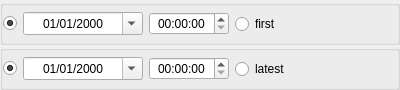
<?xml version="1.0" encoding="UTF-8"?>
<ui version="4.0">
 <class>widget</class>
 <widget class="QWidget" name="widget">
  <property name="geometry">
   <rect>
    <x>0</x>
    <y>0</y>
    <width>400</width>
    <height>90</height>
   </rect>
  </property>
  <property name="windowTitle">
   <string notr="true"/>
  </property>
  <property name="locale">
   <locale language="English" country="UnitedStates"/>
  </property>
  <layout class="QVBoxLayout" name="verticalLayout">
   <property name="spacing">
    <number>0</number>
   </property>
   <property name="leftMargin">
    <number>0</number>
   </property>
   <property name="topMargin">
    <number>0</number>
   </property>
   <property name="rightMargin">
    <number>0</number>
   </property>
   <property name="bottomMargin">
    <number>0</number>
   </property>
   <item>
    <widget class="QGroupBox" name="groupBox">
     <layout class="QHBoxLayout" name="horizontalLayout">
      <property name="leftMargin">
       <number>0</number>
      </property>
      <property name="topMargin">
       <number>0</number>
      </property>
      <property name="rightMargin">
       <number>0</number>
      </property>
      <property name="bottomMargin">
       <number>0</number>
      </property>
      <item>
       <widget class="QRadioButton" name="rbCustomBegin">
        <property name="layoutDirection">
         <enum>Qt::RightToLeft</enum>
        </property>
        <property name="text">
         <string notr="true"/>
        </property>
        <property name="checked">
         <bool>true</bool>
        </property>
       </widget>
      </item>
      <item>
       <widget class="QDateEdit" name="dateEditBegin">
        <property name="sizePolicy">
         <sizepolicy hsizetype="Minimum" vsizetype="Fixed">
          <horstretch>0</horstretch>
          <verstretch>0</verstretch>
         </sizepolicy>
        </property>
        <property name="minimumSize">
         <size>
          <width>120</width>
          <height>0</height>
         </size>
        </property>
        <property name="alignment">
         <set>Qt::AlignCenter</set>
        </property>
        <property name="buttonSymbols">
         <enum>QAbstractSpinBox::NoButtons</enum>
        </property>
        <property name="displayFormat">
         <string>dd/MM/yyyy</string>
        </property>
        <property name="calendarPopup">
         <bool>true</bool>
        </property>
       </widget>
      </item>
      <item>
       <widget class="QTimeEdit" name="timeEditBegin">
        <property name="sizePolicy">
         <sizepolicy hsizetype="Minimum" vsizetype="Fixed">
          <horstretch>0</horstretch>
          <verstretch>0</verstretch>
         </sizepolicy>
        </property>
        <property name="minimumSize">
         <size>
          <width>80</width>
          <height>0</height>
         </size>
        </property>
        <property name="alignment">
         <set>Qt::AlignCenter</set>
        </property>
       </widget>
      </item>
      <item>
       <widget class="QRadioButton" name="rbFirstBegin">
        <property name="text">
         <string notr="true">first</string>
        </property>
       </widget>
      </item>
      <item>
       <spacer name="horizontalSpacerBegin">
        <property name="orientation">
         <enum>Qt::Horizontal</enum>
        </property>
        <property name="sizeHint" stdset="0">
         <size>
          <width>40</width>
          <height>20</height>
         </size>
        </property>
       </spacer>
      </item>
     </layout>
    </widget>
   </item>
   <item>
    <widget class="QGroupBox" name="groupBox">
     <layout class="QHBoxLayout" name="layEnd">
      <property name="spacing">
       <number>6</number>
      </property>
      <property name="leftMargin">
       <number>0</number>
      </property>
      <property name="topMargin">
       <number>0</number>
      </property>
      <property name="rightMargin">
       <number>0</number>
      </property>
      <property name="bottomMargin">
       <number>0</number>
      </property>
      <item>
       <widget class="QRadioButton" name="rbCustomEnd">
        <property name="layoutDirection">
         <enum>Qt::RightToLeft</enum>
        </property>
        <property name="text">
         <string notr="true"/>
        </property>
        <property name="checked">
         <bool>true</bool>
        </property>
       </widget>
      </item>
      <item>
       <widget class="QDateEdit" name="dateEditEnd">
        <property name="sizePolicy">
         <sizepolicy hsizetype="Minimum" vsizetype="Fixed">
          <horstretch>0</horstretch>
          <verstretch>0</verstretch>
         </sizepolicy>
        </property>
        <property name="minimumSize">
         <size>
          <width>120</width>
          <height>0</height>
         </size>
        </property>
        <property name="alignment">
         <set>Qt::AlignCenter</set>
        </property>
        <property name="buttonSymbols">
         <enum>QAbstractSpinBox::NoButtons</enum>
        </property>
        <property name="displayFormat">
         <string>dd/MM/yyyy</string>
        </property>
        <property name="calendarPopup">
         <bool>true</bool>
        </property>
       </widget>
      </item>
      <item>
       <widget class="QTimeEdit" name="timeEditEnd">
        <property name="sizePolicy">
         <sizepolicy hsizetype="Minimum" vsizetype="Fixed">
          <horstretch>0</horstretch>
          <verstretch>0</verstretch>
         </sizepolicy>
        </property>
        <property name="minimumSize">
         <size>
          <width>80</width>
          <height>0</height>
         </size>
        </property>
        <property name="alignment">
         <set>Qt::AlignCenter</set>
        </property>
       </widget>
      </item>
      <item>
       <widget class="QRadioButton" name="rbLatestEnd">
        <property name="text">
         <string notr="true">latest</string>
        </property>
       </widget>
      </item>
      <item>
       <spacer name="horizontalSpacerEnd">
        <property name="orientation">
         <enum>Qt::Horizontal</enum>
        </property>
        <property name="sizeHint" stdset="0">
         <size>
          <width>40</width>
          <height>20</height>
         </size>
        </property>
       </spacer>
      </item>
     </layout>
    </widget>
   </item>
  </layout>
 </widget>
 <tabstops>
  <tabstop>rbCustomBegin</tabstop>
  <tabstop>dateEditBegin</tabstop>
  <tabstop>timeEditBegin</tabstop>
  <tabstop>rbFirstBegin</tabstop>
  <tabstop>rbCustomEnd</tabstop>
  <tabstop>dateEditEnd</tabstop>
  <tabstop>timeEditEnd</tabstop>
  <tabstop>rbLatestEnd</tabstop>
 </tabstops>
 <resources/>
 <connections/>
</ui>
